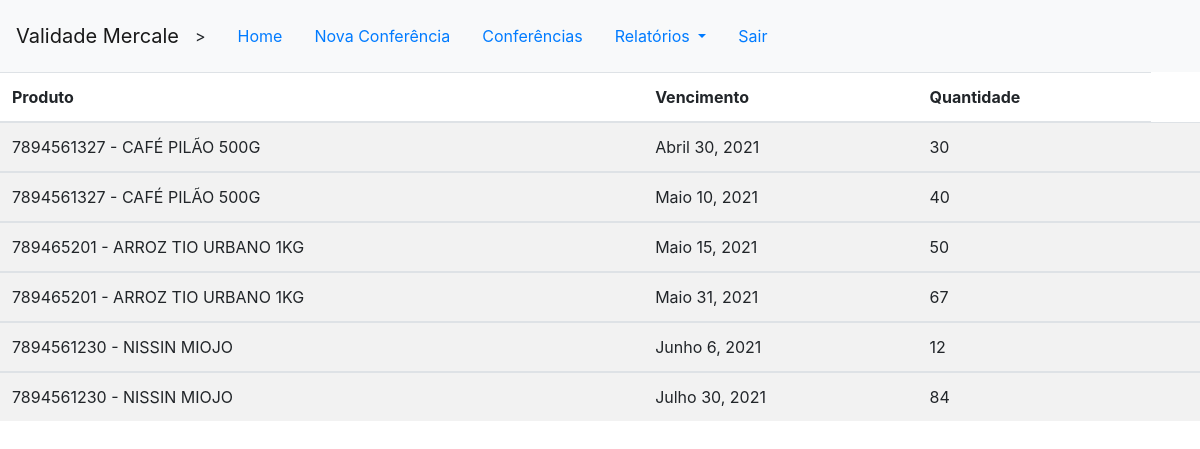
The app's page /conferencias/4/ (signed in) with its own data.
### main/models.py (models this page shows, shortened)
class Validade_Produto(models.Model):
    conferencia = models.ForeignKey(Conferencia, on_delete = models.CASCADE, unique=False)
    codigo_barras = models.ForeignKey(Produto, on_delete=models.CASCADE, unique=False)
    data_validade = models.DateField(unique=False)
    quantidade = models.IntegerField()
    '''
    def get_absolute_url(self):
        return reverse("main/detalhes_conferencia", kwargs={"id": self.id})
    '''

class Produto(models.Model):
    codigo = models.IntegerField(unique=True)
    codigo_barras = models.IntegerField(unique=True)
    descricao = models.CharField(max_length=255, unique=False)
    preco_venda = models.DecimalField(decimal_places=2, max_digits=6)
    categoria = models.ForeignKey(Categoria, on_delete=models.CASCADE)
    slug = models.SlugField(max_length=255, unique=True)
    class Meta:
        verbose_name_plural = 'Produtos'
    def __str__(self):
        cod = str(self.codigo_barras)
        desc = self.descricao
        return str(cod + ' - ' + desc)

### main/views.py (the view)
# urls.py: path("conferencias/<int:id>/", views.detalhes_conferencia, name='detalhes_conferencia'),
@login_required
def detalhes_conferencia(request, id):
    produtos_conferencia = Validade_Produto.objects.filter(conferencia_id = id).order_by('codigo_barras')
    print("detalhes_conferencia")
    return render(request, 'main/conferencia_detail.html', {'produtos_conferencia':produtos_conferencia})

### main/templates/main/conferencia_detail.html (shortened to what this page needs)
{% extends 'main/base.html' %}
{% block content %}
    <table class="table table-striped table-hover">
        <thead>
        <tr>
            <th scope="col">Produto</th>
            <th scope="col">Vencimento</th>
            <th scope="col">Quantidade</th>
        </tr>
        </thead>
    {% for p in produtos_conferencia %}
            <tbody>
            <tr>
                <td scope="col"> {{ p.codigo_barras }} </a></td>
                <td scope="col">{{ p.data_validade }}</td>
                <td scope="col">{{ p.quantidade }}<td>
            </tr>
            </tbody>
    {% endfor %}
    </table>
{% endblock %}

### main/templates/main/base.html (shortened to what this page needs)
{% load static %}
<!DOCTYPE html>
<html lang="pt-br">
<head>
    <link rel="stylesheet" href="{% static 'css/main.css'%}">
    <link rel="stylesheet" href="https://maxcdn.bootstrapcdn.com/bootstrap/4.0.0/css/bootstrap.min.css">
</head>
<body>
    {% if user.is_authenticated %}
      <nav class="navbar navbar-expand-lg navbar-light bg-light">
        <a class="navbar-brand" href="#">Validade Mercale</a>
        <div class="collapse navbar-collapse" id="navbarNavAltMarkup">>
            <ul class="navbar nav">
                <li>
                    <a class="nav-item nav-link active" href="{% url 'main:index' %}">Home <span class="sr-only">(current)</span></a>
                </li>
                <li>
                    <a class="nav-item nav-link active" href="{% url 'main:nova_conferencia' %}">Nova Conferência</a>
                </li>
                <li>
                    <a class="nav-item nav-link active" href="{% url 'main:lista_conferencia' %}">Conferências</a>
                </li>
                <li class="nav-item dropdown">
                    <a class="nav-link dropdown-toggle" href="#" id="navbarDropdownMenuLink" data-toggle="dropdown" aria-haspopup="true" aria-expanded="false">
                      Relatórios
                    </a>
                  </li>
                <li>
                    <a class="nav-item nav-link" href="/accounts/logout">Sair</a>
                </li>
            </ul>
        </div>
      </nav>
    {% endif %}
    <main>
        {% block content%}
        {% endblock %}
    </main>
</body>
</html>

### records on screen
Validade_Produto: codigo_barras "7894561327 - CAFÉ PILÃO 500G", data_validade "Abril 30, 2021", quantidade "30"
Validade_Produto: codigo_barras "7894561327 - CAFÉ PILÃO 500G", data_validade "Maio 10, 2021", quantidade "40"
Validade_Produto: codigo_barras "789465201 - ARROZ TIO URBANO 1KG", data_validade "Maio 15, 2021", quantidade "50"
Validade_Produto: codigo_barras "789465201 - ARROZ TIO URBANO 1KG", data_validade "Maio 31, 2021", quantidade "67"
Validade_Produto: codigo_barras "7894561230 - NISSIN MIOJO", data_validade "Junho 6, 2021", quantidade "12"
Validade_Produto: codigo_barras "7894561230 - NISSIN MIOJO", data_validade "Julho 30, 2021", quantidade "84"
